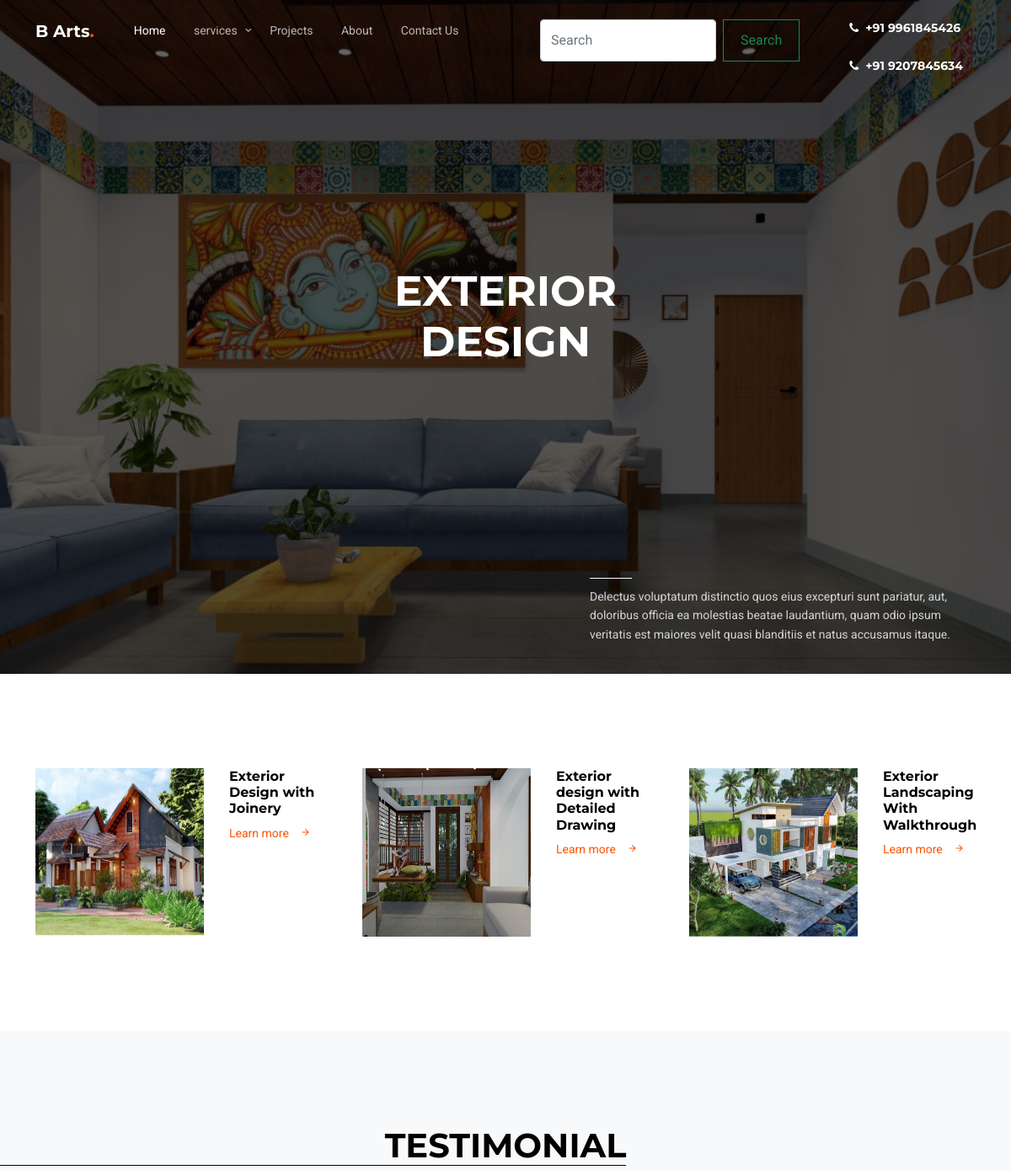
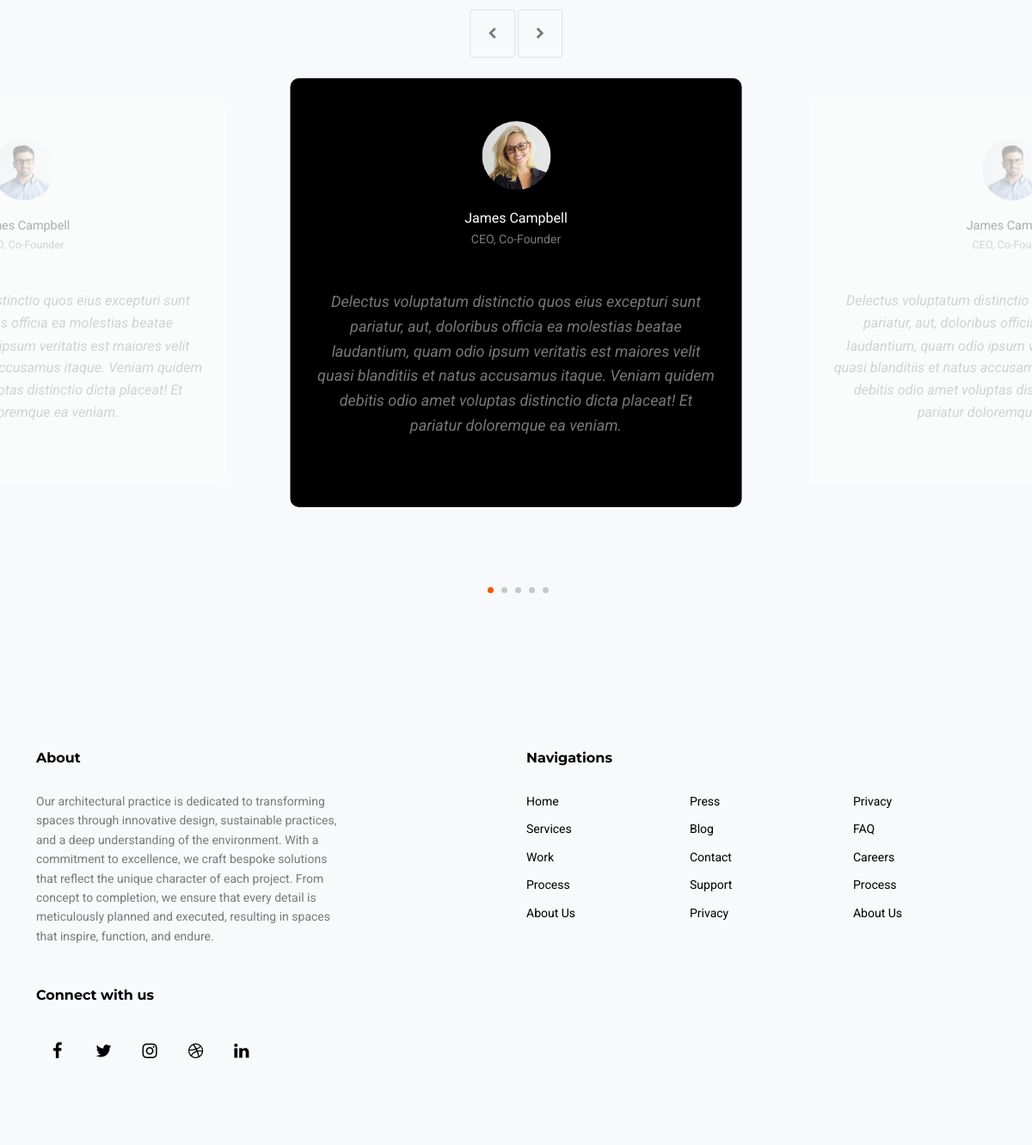
/bartsweb/filltered/EXTERIOR DESIGN/, run on the app's committed database (2 pictures, top to bottom).
### Bartsapp/models.py (models this page shows)
class sub_categorydb(models.Model):
    Category=models.CharField(max_length=100,blank=True,null=True)
    subcategory_name=models.CharField(max_length=100,blank=True,null=True)
    Price=models.IntegerField(null=True,blank=True)
    Description=models.CharField(max_length=100,blank=True,null=True)
    Terms_conditions=models.CharField(max_length=100,blank=True,null=True)
    sub_categoryimage=models.ImageField(upload_to="category images",null=True,blank=True)

### bartsweb/views.py (the view)
# urls.py: path('filltered/<Cat_Name>/',views.filltered,name="filltered"),
def filltered(request, Cat_Name):
    search = request.POST.get("search")
    if search is None:
        fdata=sub_categorydb.objects.filter(Category=Cat_Name)
    else:
        fdata = sub_categorydb.objects.filter(Category=Cat_Name,subcategory_name__istartswith=search)
    scat = Category_db.objects.all()
    cat=Cat_Name
    return render(request, "filltered.html",{"fdata": fdata, "scat": scat,"cat":cat} )

### bartsweb/templates/filltered.html (shortened to what this page needs)
<!doctype html>
{% load static %}
<html lang="en">
<head>
	<link rel="stylesheet" href="{% static 'fonts/icomoon/style.css'%}">
	<link rel="stylesheet" href="{% static 'fonts/flaticon/font/flaticon.css'%}">
	<link rel="stylesheet" href="{% static 'css/tiny-slider.css'%}">
	<link rel="stylesheet" href="{% static 'css/aos.css'%}">
	<link rel="stylesheet" href="{% static 'css/glightbox.min.css'%}">
	<link rel="stylesheet" href="{% static 'css/style.css'%}">
</head>
<body>
	<nav class="site-nav">
		<div class="container">
			<div class="site-navigation">
				<a href="{% url 'home' %}" class="logo m-0 float-start">B Arts<span class="text-primary">.</span> </a>
				<ul class="js-clone-nav d-none d-lg-inline-block text-start site-menu float-start">
					<li class="active"><a href="{% url 'home' %}">Home</a></li>
					<li class="has-children">
						<a href="{% url 'home' %}">services</a>
					</li>
					<li><a href="{% url 'project_details' %}">Projects</a></li>
					<li><a href="{% url 'about'%}">About</a></li>
					<li><a href="{% url 'contact'%}">Contact Us</a></li>
				</ul>
				<ul class="site-menu float-end d-none d-md-block">
					<li><a href="#" class="d-flex align-items-center text-white h2 fw-bold"><span class="icon-phone me-2"></span> <span>+91 9961845426</span></a></li><br>
					<li><a href="#" class="d-flex align-items-center text-white h2 fw-bold"><span class="icon-phone me-2"></span> <span>+91 9207845634</span></a></li>
				</ul>
				<nav style="margin-left:20px; margin-top:-5px;" class="navbar">
                <div class="container-fluid">
                <form class="d-flex" role="search" method="POST" >
                <input class="form-control me-2" type="search" name="search" id="product" placeholder="Search" aria-label="Search">
                        <button class="btn btn-outline-success" type="submit">Search</button>
                </form>
                </div>
                </nav>
			</div>
		</div>
	</nav>
	<div class="hero-2 overlay" style="background-image: url('{% static 'images/pic5.jpeg' %}');">
		<div class="container">
			<div class="row align-items-center">
				<div class="col-lg-5 mx-auto ">
					<h1 class="mb-5 text-center"><span>{{cat}}</span></h1>
					<div class="intro-desc text-left">
						<div class="line"></div>
						<p>Delectus voluptatum distinctio quos eius excepturi sunt pariatur, aut, doloribus officia ea molestias beatae laudantium, quam odio ipsum veritatis est maiores velit quasi blanditiis et natus accusamus itaque.</p>
					</div>
				</div>
			</div>
		</div>
	</div>
	<div class="section sec-4">
		<div class="container">
			<div class="row g-5">
				{% for i in fdata %}
				<div class="col-lg-4">
					<div class="d-flex custom-card">
						<div class="img">
							<img src="{{i.sub_categoryimage.url}}" height="200px" width="200px">
						</div>
						<div class="text">
							<h3 class="h6 fw-bold text-black">{{i.subcategory_name}}</h3>
							<p>
								<a href="{% url 'single' sid=i.id%}" class="more-2">Learn more <span class="icon-arrow_forward"></span></a>
							</p>
						</div>
					</div>
				</div>
				{% endfor %}
			</div>
		</div>
	</div>
	<div class="sec-4 section bg-light">
		<div class="text-center mb-5">
			<h2 class="heading mb-5 text-center">Testimonial</h2>
		</div>
		<div class="testimonial-slide-center-wrap" data-aos="fade-up" data-aos-delay="100">
			<div id="testimonial-nav">
				<span class="prev" data-controls="prev"><span class="icon-chevron-left"></span></span>
				<span class="next" data-controls="next"><span class="icon-chevron-right"></span></span>
			</div>
			<div class="testimonial-slide-center testimonial-center" id="testimonial-center">
				<div class="item">
					<div class="testimonial-item">
						<div  class="testimonial-item-inner">
							<div class="testimonial-author mb-5">
								<img src="images/person_2.jpg" alt="Image" class="img-fluid">
								<strong class="d-block">James Campbell</strong>
								<span>CEO, Co-Founder</span>
							</div>
							<blockquote>
								Delectus voluptatum distinctio quos eius excepturi sunt pariatur, aut, doloribus officia ea molestias beatae laudantium, quam odio ipsum veritatis est maiores velit quasi blanditiis et natus accusamus itaque. Veniam quidem debitis odio amet voluptas distinctio dicta placeat! Et pariatur doloremque ea veniam.
							</blockquote>
						</div>
					</div>
				</div>
				<div class="item">
					<div class="testimonial-item">
						<div  class="testimonial-item-inner">
							<div class="testimonial-author mb-5">
								<img src="images/person_1.jpg" alt="Image" class="img-fluid">
								<strong class="d-block">James Campbell</strong>
								<span>CEO, Co-Founder</span>
							</div>
							<blockquote>
								Delectus voluptatum distinctio quos eius excepturi sunt pariatur, aut, doloribus officia ea molestias beatae laudantium, quam odio ipsum veritatis est maiores velit quasi blanditiis et natus accusamus itaque. Veniam quidem debitis odio amet voluptas distinctio dicta placeat! Et pariatur doloremque ea veniam.
							</blockquote>
						</div>
					</div>
				</div>
				<div class="item">
					<div class="testimonial-item">
						<div  class="testimonial-item-inner">
							<div class="testimonial-author mb-5">
								<img src="images/person_1.jpg" alt="Image" class="img-fluid">
								<strong class="d-block">James Campbell</strong>
								<span>CEO, Co-Founder</span>
							</div>
							<blockquote>
								Delectus voluptatum distinctio quos eius excepturi sunt pariatur, aut, doloribus officia ea molestias beatae laudantium, quam odio ipsum veritatis est maiores velit quasi blanditiis et natus accusamus itaque. Veniam quidem debitis odio amet voluptas distinctio dicta placeat! Et pariatur doloremque ea veniam.
							</blockquote>
						</div>
					</div>
				</div>
			</div>
		</div>
	</div>
		<div class="site-footer bg-light">
		<div class="container">
			<div class="row justify-content-between">
				<div class="col-lg-4">
					<div class="widget">
						<h3 class="line-top">About</h3>
						<p class="mb-5">Our architectural practice is dedicated to transforming spaces through innovative design, sustainable practices, and a deep understanding of the environment. With a commitment to excellence, we craft bespoke solutions that reflect the unique character of each project. From concept to completion, we ensure that every detail is meticulously planned and executed, resulting in spaces that inspire, function, and endure.</p>
					</div>
					<div class="widget">
						<h3 class="line-top">Connect with us</h3>
						<ul class="social list-unstyled mb-5">
							<li><a href="#"><span class="icon-facebook"></span></a></li>
							<li><a href="#"><span class="icon-twitter"></span></a></li>
							<li><a href="#"><span class="icon-instagram"></span></a></li>
							<li><a href="#"><span class="icon-dribbble"></span></a></li>
							<li><a href="#"><span class="icon-linkedin"></span></a></li>
						</ul>
					</div>
				</div>
				<div class="col-lg-6">
					<div class="row">
						<div class="col-12">
							<div class="widget">
								<h3 class="line-top">Navigations</h3>
							</div>
						</div>
						<div class="col-6 col-sm-6 col-md-4">
							<div class="widget">
								<ul class="links list-unstyled">
									<li><a href="#">Home</a></li>
									<li><a href="#">Services</a></li>
									<li><a href="#">Work</a></li>
									<li><a href="#">Process</a></li>
									<li><a href="#">About Us</a></li>
								</ul>
							</div>
						</div>
						<div class="col-6 col-sm-6 col-md-4">
							<div class="widget">
								<ul class="links list-unstyled">
									<li><a href="#">Press</a></li>
									<li><a href="#">Blog</a></li>
									<li><a href="#">Contact</a></li>
									<li><a href="#">Support</a></li>
									<li><a href="#">Privacy</a></li>
								</ul>
							</div>
						</div>
						<div class="col-6 col-sm-6 col-md-4">
							<div class="widget">
								<ul class="links list-unstyled">
									<li><a href="#">Privacy</a></li>
									<li><a href="#">FAQ</a></li>
									<li><a href="#">Careers</a></li>
									<li><a href="#">Process</a></li>
									<li><a href="#">About Us</a></li>
								</ul>
							</div>
						</div>
					</div>
				</div>
			</div>
		</div>
	</div>
</body>
</html>

### bartsweb/static/css/tiny-slider.css (style rules this page uses)
.tns-slider { -webkit-transition:all 0s;-moz-transition:all 0s;transition:all 0s }
.tns-slider>.tns-item { -webkit-box-sizing:border-box;-moz-box-sizing:border-box;box-sizing:border-box }
.tns-horizontal.tns-subpixel { white-space:nowrap }
.tns-horizontal.tns-subpixel>.tns-item { display:inline-block;vertical-align:top;white-space:normal }

### data on the page
sub_categorydb: sub_categoryimage (picture), subcategory_name "Exterior Design with Joinery"
sub_categorydb: sub_categoryimage (picture), subcategory_name "Exterior design with Detailed Drawing"
sub_categorydb: sub_categoryimage (picture), subcategory_name "Exterior Landscaping With Walkthrough"

### other printed values
{{ cat }} "EXTERIOR DESIGN"
